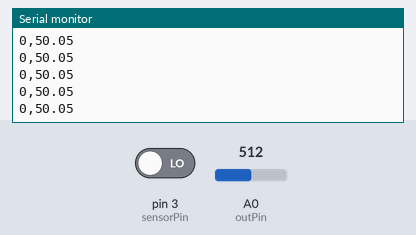
A sketch run on a simulated Arduino Uno, built with avr-gcc and run on an emulated ATmega328P. Shown: the last lines printed to the serial monitor. The test bench sets the inputs (shaded band); at power-on: A0 (outPin) = 512, pin 3 (sensorPin) LOW.

Above: at 1.2 s.
1.3 s: A0 (outPin) set to 716
At 1.31 s:
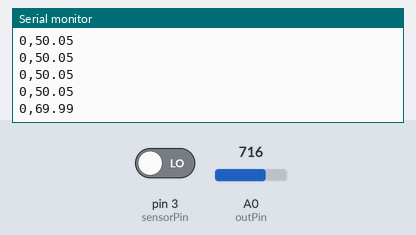
2.8 s: pin 3 (sensorPin) driven HIGH
At 2.82 s:
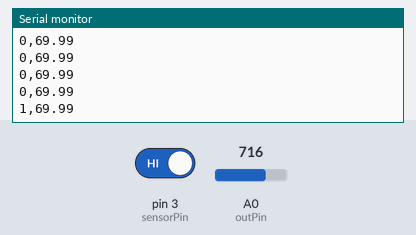
4.3 s: A0 (outPin) set to 900
At 4.33 s:
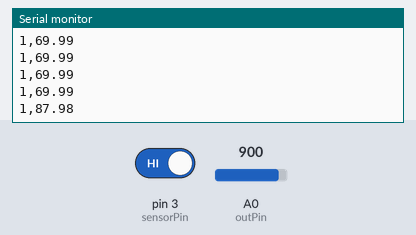
5.8 s: pin 3 (sensorPin) driven LOW
At 5.84 s:
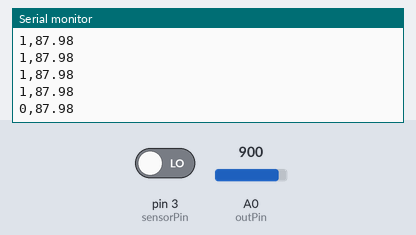
Timing chart, 0 to 8.3 s (numbered marks = the images above; inputs shaded):
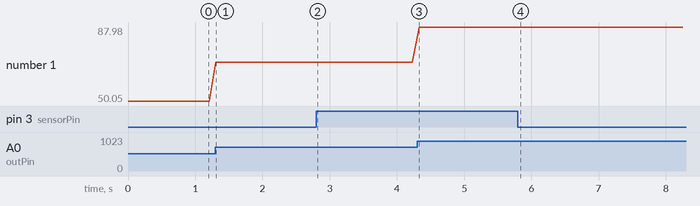

The sketch:

sencer.ino
```cpp
#define outPin A0
#define sensorPin  3

void setup() {
    Serial.begin(115200);
    pinMode(outPin, INPUT);
    pinMode(sensorPin, INPUT);
}

void loop() {
  int sensorValue = digitalRead(sensorPin);
  Serial.print(sensorValue);
  Serial.print(",");

  int analogValue = analogRead(outPin);

  // アナログ値を電圧に変換
  float voltage = analogValue * (5.0 / 1023.0);

  // 電圧を距離に変換（1mレンジの場合）
  float distance = (voltage / 5.0) * 100; // 5Vが100cmに相当

  // シリアルモニタに出力
  Serial.println(distance);

  delay(100); // 100msごとに測定
}
```

Measured:
- after the input at 1.3 s, the serial monitor: prints a new line at once (image 1)
- after the input at 2.8 s, the serial monitor: prints a new line at once (image 2)
- after the input at 4.3 s, the serial monitor: prints a new line at once (image 3)
- after the input at 5.8 s, the serial monitor: prints a new line at once (image 4)
- plotted number 1: 50.05 → 69.99 after the input at 1.3 s, 69.99 → 87.98 after the input at 4.3 s
